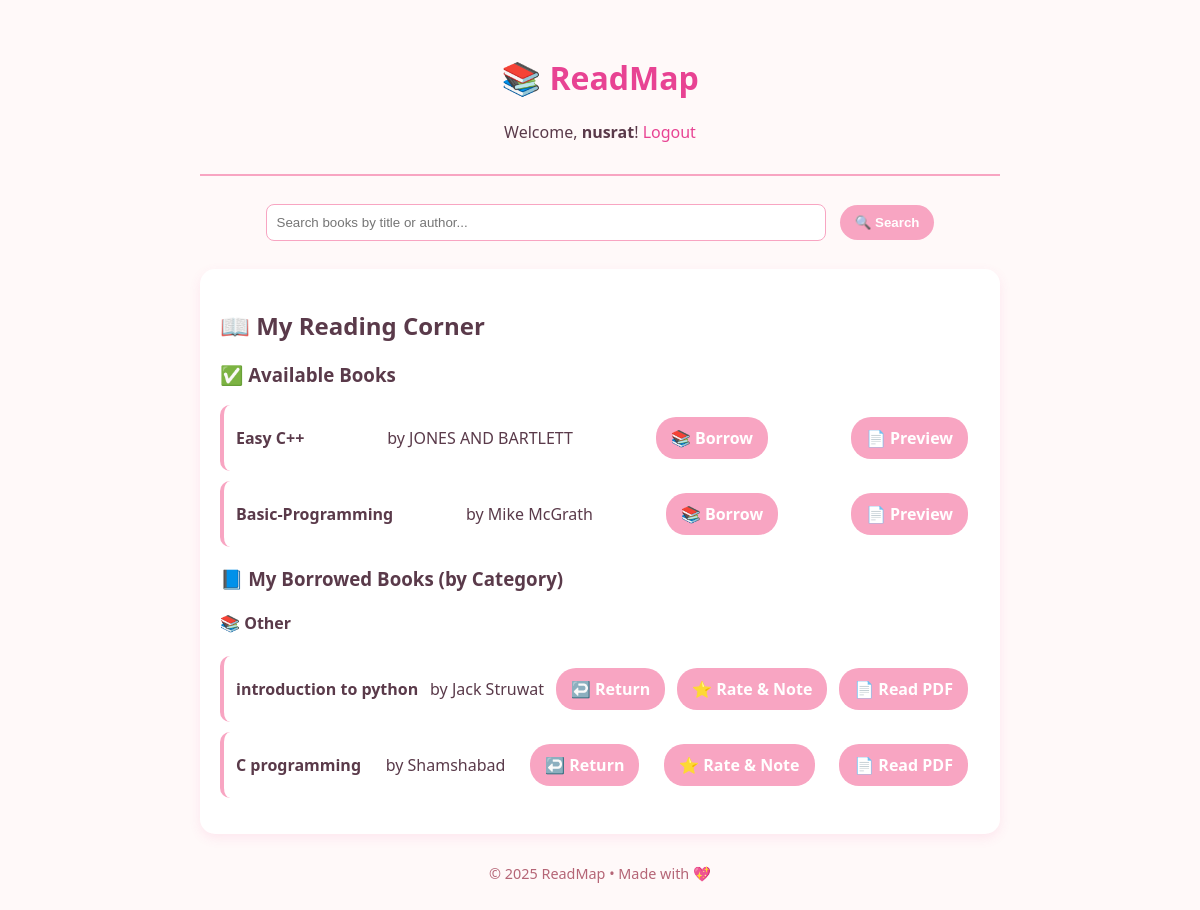
/borrower/ (signed in), run on the app's committed database.
### library/models.py (models this page shows, shortened)
class Book(models.Model):
    CATEGORY_CHOICES = [
        ('fiction', 'Fiction'),
        ('nonfiction', 'Non-Fiction'),
        ('science', 'Science'),
        ('history', 'History'),
        ('biography', 'Biography'),
        ('other', 'Other'),
    ]
    title = models.CharField(max_length=200)
    author = models.CharField(max_length=200)
    category = models.CharField(max_length=20, choices=CATEGORY_CHOICES, default='other')
    available = models.BooleanField(default=True)
    pdf_file = models.FileField(upload_to='books/pdfs/', blank=True, null=True)
    class Meta:
        unique_together = ('title', 'author')  # Prevent duplicates

### library/views.py (the view)
# urls.py: path('borrower/', views.borrower_dashboard, name='borrower'),
def borrower_dashboard(request):
    if not request.user.is_authenticated:
        return redirect('login')
    user = request.user
    borrowed_records = BorrowRecord.objects.filter(user=user, returned=False)
    available_books = Book.objects.filter(available=True)
    borrowed_books = [r.book for r in borrowed_records]
    categories = {}
    for book in borrowed_books:
        cat = book.get_category_display()
        if cat not in categories:
            categories[cat] = []
        categories[cat].append(book)
    return render(request, 'library/borrower.html', {
        'available': available_books,
        'categories': categories,
        'user': user
    })

### library/templates/library/borrower.html
{% extends 'library/base.html' %}
{% block content %}
<div class="card">
    <h2>📖 My Reading Corner</h2>
    <h3>✅ Available Books</h3>
    {% if available %}
        <ul class="book-list">
        {% for book in available %}
            <li>
                <strong>{{ book.title }}</strong> by {{ book.author }}
                <a href="{% url 'borrow_book' book.id %}" class="btn-borrow">📚 Borrow</a>
                {% if book.pdf_file %}
                    <a href="{{ book.pdf_file.url }}" target="_blank" class="btn-review">📄 Preview</a>
                {% endif %}
            </li>
        {% endfor %}
        </ul>
    {% else %}
        <p>No books available right now. 😢</p>
    {% endif %}
    <h3>📘 My Borrowed Books (by Category)</h3>
    {% if categories %}
        {% for category, books in categories.items %}
            <h4>📚 {{ category }}</h4>
            <ul class="book-list">
            {% for book in books %}
                {% with record=book.borrowrecord_set.first %}
                    {% if record and not record.returned %}
                        <li>
                            <strong>{{ book.title }}</strong> by {{ book.author }}
                            <a href="{% url 'return_book' record.id %}" class="btn-return">↩️ Return</a>
                            <a href="{% url 'add_review' book.id %}" class="btn-review">⭐ Rate & Note</a>
                            {% if book.pdf_file %}
                                <a href="{{ book.pdf_file.url }}" target="_blank" class="btn-review">📄 Read PDF</a>
                            {% endif %}
                        </li>
                    {% endif %}
                {% endwith %}
            {% endfor %}
            </ul>
        {% endfor %}
    {% else %}
        <p>You haven’t borrowed any books yet! 🌸</p>
    {% endif %}
</div>
{% endblock %}

### library/templates/library/base.html (shortened to what this page needs)
<!DOCTYPE html>
{% load static %}
<html>
<head>
    <link rel="stylesheet" href="{% static 'library/style.css' %}">
</head>
<body>
    <div class="container">
        <header>
            <h1>📚 ReadMap</h1>
            {% if user.is_authenticated %}
                <p>Welcome, <strong>{{ user.username }}</strong>!
                <a href="{% url 'logout' %}">Logout</a></p>
            {% endif %}
        </header>
        <div class="search-box">
            <form action="{% url 'search_books' %}" method="get">
                <input type="text" name="q" placeholder="Search books by title or author..." value="{{ query }}">
                <button type="submit">🔍 Search</button>
            </form>
        </div>
        {% block content %}{% endblock %}
        <footer>
            <p>© 2025 ReadMap • Made with 💖</p>
        </footer>
    </div>
</body>
</html>

### library/static/library/style.css (style rules this page uses)
body { font-family: 'Segoe UI', sans-serif; background-color: #fff9f9; color: #5a3a4a; margin: 0; padding: 0; }
.container { max-width: 800px; margin: 0 auto; padding: 20px; }
header { text-align: center; padding: 15px 0; border-bottom: 2px solid #f8a5c2; margin-bottom: 20px; }
header h1 { color: #e84393; }
.card { background: white; padding: 20px; border-radius: 15px; box-shadow: 0 4px 12px rgba(232, 67, 147, 0.1); margin-bottom: 20px; }
input, textarea, select, button { width: 100%; padding: 10px; margin: 8px 0; border: 1px solid #f8a5c2; border-radius: 8px; box-sizing: border-box; }
button, .btn-borrow, .btn-return, .btn-review, .btn-remove { background-color: #f8a5c2; color: white; border: none; padding: 10px 15px; border-radius: 20px; cursor: pointer; font-weight: bold; text-decoration: none; display: inline-block; width: auto; }
.book-list { list-style: none; padding: 0; }
.book-list li { background: white; padding: 12px; margin: 10px 0; border-radius: 10px; border-left: 4px solid #f8a5c2; display: flex; justify-content: space-between; align-items: center; }
.search-box { text-align: center; margin-bottom: 20px; }
.search-box input { width: 70%; display: inline-block; }
.search-box button { width: auto; margin-left: 10px; }
footer { text-align: center; margin-top: 30px; color: #b56576; font-size: 0.9em; }
a { color: #e84393; text-decoration: none; }

### data on the page
Book: title "Easy C++", author "JONES AND BARTLETT"
Book: title "Basic-Programming", author "Mike McGrath"
Book: category "Other", title "introduction to python", author "Jack Struwat"
Book: title "C programming", author "Shamshabad"

### other printed values
{{ user.username }} "nusrat"
